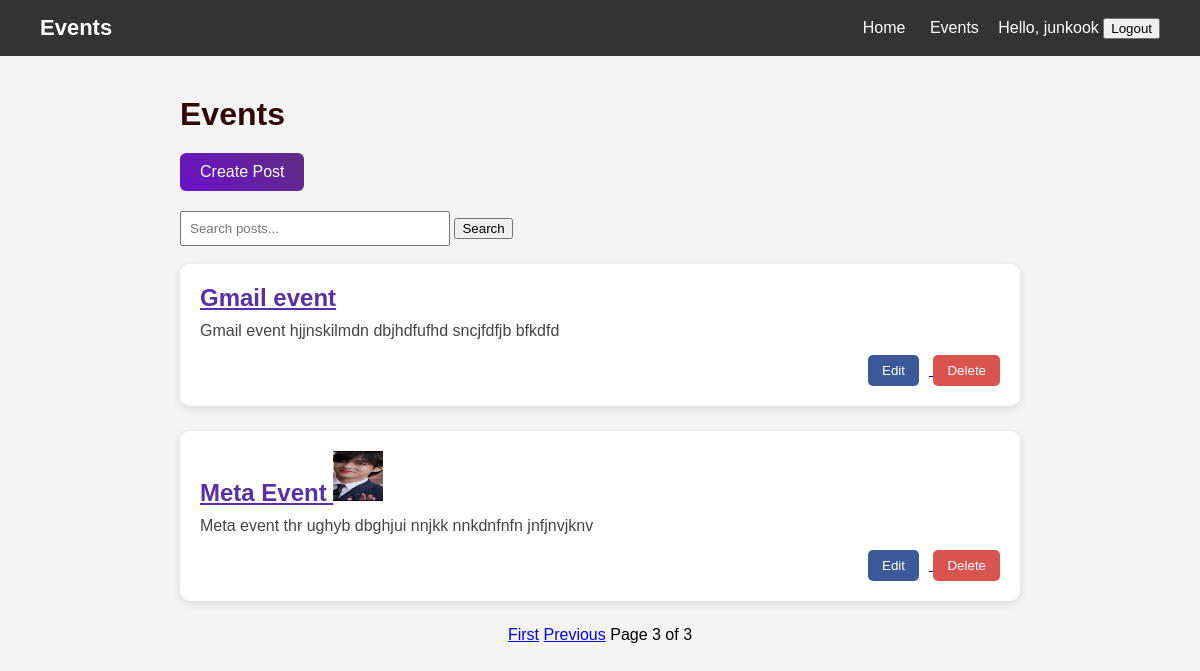
The app's page /?page=3 (signed in) with its own data.
### events/models.py (models this page shows, shortened)
class Event(models.Model):
    title = models.CharField(max_length=200)
    slug = models.SlugField(unique=True,blank=True)
    description = models.TextField()
    price = models.DecimalField(max_digits=8,decimal_places=2)
    date = models.DateTimeField()
    location = models.CharField(max_length=200)
    image = models.ImageField(upload_to="event_images/",blank=True,null=True)
    created_at = models.DateTimeField(auto_now_add=True)
    updated_at = models.DateTimeField(auto_now=True)
    created_by = models.ForeignKey(get_user_model(),on_delete=models.CASCADE,related_name='events')

### events/views.py (the view)
# urls.py: path('',views.EventListView.as_view(),name="event_list"),
class EventListView(LoginRequiredMixin,ListView):
    model = Event
    template_name = 'events/event_list.html'
    context_object_name = 'events'
    paginate_by = 3

### events/templates/events/event_list.html (shortened to what this page needs)
{% extends 'events/base.html' %} {% block content %}
<div class="container">
  <h1 style="color: rgb(51, 7, 7)">Events</h1>
  <div>
    <a href="{% url 'create_event' %}">
      <button class="create-btn">Create Post</button>
    </a>
  </div>
  <div>
    <form method="GET" action="">
      <input
        type="text"
        name="search"
        placeholder="Search posts..."
        value="{{request.GET.search|default:'' }}"
        style="padding: 8px; width: 250px"
      />
      <button type="submit">Search</button>
    </form>
  </div>
  <br />
  {% for event in events %}
  <div class="post-card">
    <div class="post-title">
      <a href="{% url 'event_detail' event.slug %}"> {{ event.title}} </a>
      {% if event.image %}
        <img src="{{ event.image.url }}" width="50" height="50"/>
      {% endif %}
    </div>
    <div class="post-content">{{ event.description}}</div>
    <div class="action-buttons">
      <a href="{% url 'edit_event' event.id%}">
        <button class="edit-btn">Edit</button>
      </a>
      <form
        method="POST"
        action="{% url 'delete_event' event.id %}"
        style="display: inline"
      >
        <button class="delete-btn">Delete</button>
      </form>
    </div>
  </div>
  {% empty %}
  <p>No events available.</p>
  {% endfor %} {% if page_obj.paginator.num_pages > 1 %}
  <div style="text-align: center; margin-top: 20px">
    {% if page_obj.has_previous %}
    <a href="?q={{ request.GET.search }}&page=1">First</a>
    <a href="?page={{page_obj.previous_page_number}}">Previous</a>
    {% endif %}
    <span>
      Page {{ page_obj.number }} of {{ page_obj.paginator.num_pages }}
    </span>
  </div>
  {% endif %}
</div>
{% endblock content %}

### events/templates/events/base.html (shortened to what this page needs)
{% load static %}
<!DOCTYPE html>
<html lang="en">
  <head>
    <link rel="stylesheet" href="{% static 'event/base.css' %}" />
  </head>
  <body>
    <div class="navbar">
      <a href="/" class="logo">Events</a>
      <div class="nav-links">
        <a href="/">Home</a>
        <a href="/">Events</a>
        {% if user.is_authenticated %}
        <span style="color: white; margin-left: 15px">
          Hello, {{ user.username }}
        </span>
        <form method="POST" action="{% url 'logout' %}" style="display: inline">
          <button type="submit">Logout</button>
        </form>
        {% else %}
        <a href="">Login</a>
        <a href="">Register</a>
        {% endif %}
      </div>
    </div>
    {% block content %} {% endblock %}
  </body>
</html>

### events/static/event/base.css (style rules this page uses)
body { font-family: Arial, Helvetica, sans-serif; background-color: #f4f4f4; margin: 0; padding: 0; }
.navbar { display: flex; justify-content: space-between; align-items: center; background: #333; padding: 15px 40px; }
.logo { color: white; font-size: 22px; font-weight: bold; text-decoration: none; }
.nav-links a { color: white; text-decoration: none; margin-left: 20px; font-size: 16px; }
.container { width: 70%; margin: auto; margin-top: 40px; }
h1 { margin-bottom: 20px; }
.create-btn { background: linear-gradient(45deg, #6a11cb, #5f2c82); color: white; padding: 10px 20px; border: none; border-radius: 6px; font-size: 16px; cursor: pointer; margin-bottom: 20px; }
.post-card { background: #fff; padding: 20px; margin-bottom: 25px; border-radius: 10px; box-shadow: 0px 3px 10px rgba(0, 0, 0, 0.1); }
.post-title a { font-size: 24px; font-weight: bold; color: #5a2ea6; text-decoration: underline; }
.post-content { color: #444; margin: 10px 0; }
.action-buttons { text-align: right; margin-top: 15px; }
.edit-btn { background-color: #3b5998; color: white; padding: 8px 14px; border: none; border-radius: 5px; margin-right: 10px; cursor: pointer; }
.delete-btn { background-color: #d9534f; color: white; padding: 8px 14px; border: none; border-radius: 5px; cursor: pointer; }

### records on screen
Event: title "Gmail event", description "Gmail event hjjnskilmdn dbjhdfufhd sncjfdfjb bfkdfd"
Event: title "Meta Event", image (picture), description "Meta event thr ughyb dbghjui nnjkk nnkdnfnfn jnfjnvjknv"

### other values on screen
{{ user.username }} "junkook"
{{ page_obj.number }} "3"
{{ page_obj.paginator.num_pages }} "3"
